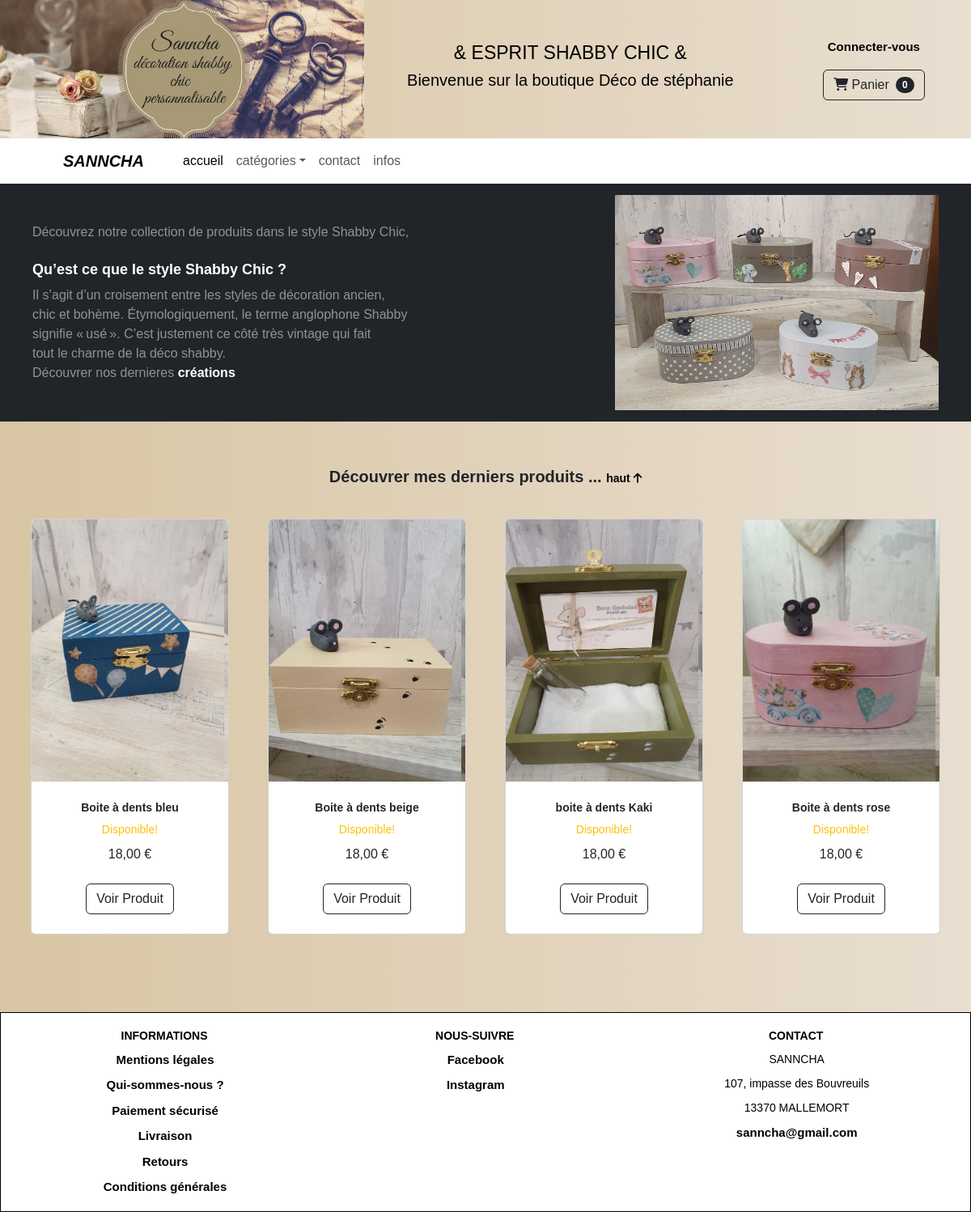
The page /store/ on the database as committed earlier.
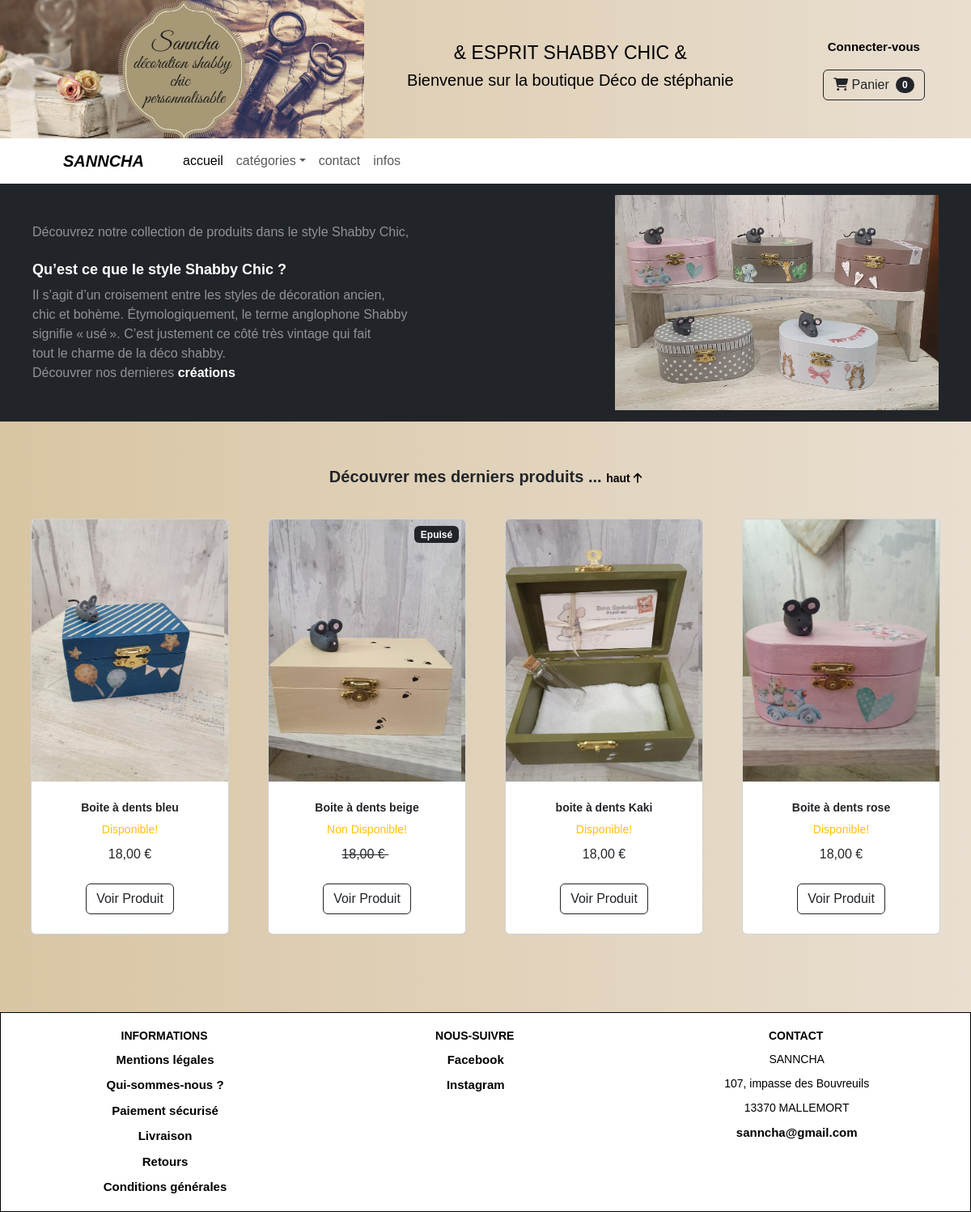
The same page on the database as committed later.
### product/models.py (models this page shows, shortened)
class Product(models.Model):
	category = models.ForeignKey(
			Category,
			related_name="products",
			on_delete=models.CASCADE,
	)
	name = models.CharField(max_length=150)
	slug = models.SlugField(max_length=150)
	image = models.ImageField(upload_to='uploads/product/', blank=True)
	description = models.CharField(max_length=250, default='', blank=True, null=True)
	price = models.DecimalField(default=0, decimal_places=2, max_digits=6)
	available = models.BooleanField(default=True)
	created = models.DateTimeField(auto_now_add=True)
	updated = models.DateTimeField(auto_now=True)
	quantity = models.IntegerField(default=0)
	max_width = 800

### store/views.py (the view)
# urls.py: path("", home, name="home"),
def home(request):
	products = Product.objects.all()[:4]
	for prod in products:
		print(prod.image)
	return render(request, 'store/home.html', {"products": products})

### cart/cart.py (called while the page is built)
	def __len__(self):
		return sum(item['quantity'] for item in self.cart.values())

### cart/context_processors.py (called while the page is built)
def cart(request):
	return {'cart': Cart(request)}

### store/templates/store/home.html (shortened to what this page needs)
{% extends 'base.html' %}
{% load static %}
{% block css %}
    <link rel="stylesheet"
          type="text/css"
          href="{% static 'css/style.css' %}">
{% endblock css %}
{% block content %}
        <div class="home-info">
            <header class="bg-dark py-1">
                <div class="container">
                    <div class="text-left" style="color: white;">
                        <p class="lead fw-normal text-white-50 mb-0" style="font-size: 16px;">Découvrez notre collection de produits dans le style Shabby Chic,</p><br/>
                        <h3>Qu’est ce que le style Shabby Chic ?</h3>
                        <p class="lead fw-normal text-white-50 mb-0" style="font-size: 16px;">Il s’agit d’un croisement entre les styles de décoration ancien,</p>
                        <p class="lead fw-normal text-white-50 mb-0" style="font-size: 16px;">chic et bohème. Étymologiquement, le terme anglophone Shabby</p>
                        <p class="lead fw-normal text-white-50 mb-0" style="font-size: 16px;">signifie « usé ». C’est justement ce côté très vintage qui fait</p>
                        <p class="lead fw-normal text-white-50 mb-0" style="font-size: 16px;">tout le charme de la déco shabby.</p>
                        <p class="lead fw-normal text-white-50 mb-0" style="font-size: 16px;">Découvrer nos dernieres <a href="#new-prod" style="color: white;">créations</a></p>
                    </div>
                    <div class="text-right text-white">
                        <img src="{% static 'assets/photo_index1.jpg' %}">
                    </div>
                </div>
            </header>
        </div>
        <div id="new-prod">
            <section class="py-5">
                <div class="container px-2 px-lg-2 mt-2">
                    <h2 style="text-align: center; font-weight: 600; margin-bottom: 40px;">
                        Découvrer mes derniers produits ...
                        <a href="#navbar" style="font-size: 14px;">  haut <i class="fa-solid fa-arrow-up"></i></a>
                    </h2>
                    <div class="row gx-4 gx-lg-5 row-cols-2 row-cols-md-3 row-cols-xl-4 justify-content-center">
                    {% for product in products %}
                        {% if not product.available %}
                        <div class="col mb-5">
                            <div class="card h-100">
                                <div class="badge bg-dark text-white position-absolute" style="top: 0.5rem; right: 0.5rem">Epuisé</div>
                                {% if product.image %}
                                    <img class="card-img-top" src="{{ product.image.url }}">
                                {% else %}
                                    <img class="card-img-top" src="{% static 'assets/no_image.png' %}" alt="">
                                {% endif %}
                                <div class="card-body p-4">
                                    <div class="text-center">
                                        <h5 class="fw-bolder">{{ product.name }}</h5>
                                        <div class="d-flex justify-content-center small text-warning mb-2">
                                            &nbsp;&nbsp;Non Disponible!&nbsp;&nbsp;
                                        </div>
                                        <strike>
                                        {{ product.price }} €
                                        </strike>
                                    </div>
                                </div>
                                <div class="card-footer p-4 pt-0 border-top-0 bg-transparent">
                                    <div class="text-center">
                                        <a class="btn btn-outline-dark mt-auto" href="{% url 'product' product.id  %}#product">Voir Produit</a>
                                    </div>
                                </div>
                            </div>
                        </div>
                        {% else %}
                    <div class="col mb-5">
                            <div class="card h-100">
                                {% if product.image %}
                                    <img class="card-img-top" src="{{ product.image.url }}">
                                {% else %}
                                    <img class="card-img-top" src="{% static 'assets/no_image.png' %}" alt="">
                                {% endif %}
                                <div class="card-body p-4">
                                    <div class="text-center">
                                        <h5 class="fw-bolder">{{ product.name }}</h5>
                                        <div class="d-flex justify-content-center small text-warning mb-2">
                                            &nbsp;&nbsp;Disponible!&nbsp;&nbsp;
                                        </div>
                                        {{ product.price }} €
                                    </div>
                                </div>
                                <div class="card-footer p-4 pt-0 border-top-0 bg-transparent">
                                    <div class="text-center"><a class="btn btn-outline-dark mt-auto" href="{% url 'product' product.id %}#product">Voir Produit</a></div>
                                </div>
                            </div>
                        </div>
                            {% endif %}
                        {% endfor %}
                </div>
            </section>
        </div>
{% endblock content %}

### store/templates/base.html (shortened to what this page needs)
{% load static %}
<!DOCTYPE html>
<html lang="fr">
<head>
  <link rel="stylesheet" href="https://cdnjs.cloudflare.com/ajax/libs/font-awesome/6.4.2/css/all.min.css"
 />
  <link href="https://cdn.jsdelivr.net/npm/bootstrap@5.3.2/dist/css/bootstrap.min.css" rel="stylesheet">
  {% block css %} {% endblock %}
</head>
<body>
  <header>{% include 'navbar.html' %}</header>
  <div id="content">
    {% block content %} {% endblock %}
  </div>
  {% include 'footer.html' %}
</body>
</html>

### store/templates/navbar.html (shortened to what this page needs)
{% load static %}
{% block css %}
    <link rel="stylesheet"
          type="text/css"
          href="{% static 'css/style.css' %}">
{% endblock css %}
<div id="navbar">
    <div class="group">
        <div class="left-section">
            <img src="{% static 'assets/logo.jpg' %}" alt="logo"></image>
        </div>
        <div class="center">
            <div class="text-center">
                <h1>& ESPRIT SHABBY CHIC &</h1>
                <h2>Bienvenue sur la boutique Déco de stéphanie</h2>
            </div>
        </div>
        <div class="right-section">
            <div class="user">
                {% if request.user.is_authenticated %}
                    <p>
                        Bonjour {{ request.user.first_name|default:request.user.username }},
                        <a href='{% url "logout" %}#navbar'>Deconnecter-vous</a>
                    </p>
                {% else %}
                    <p>
                        <a href='{% url "login" %}#nav'>Connecter-vous</a>
                    </p>
                {% endif %}
            </div>
            <form class="d-flex" style="margin-bottom: 20px;">
                <a href="{% url 'cart_detail' %}#nav" class="btn btn-outline-dark"><i class="fa-solid fa-cart-shopping"></i>
                                    Panier
                {% with total_qty=cart|length %}
                <span class="badge bg-dark text-white ms-1 rounded-pill" id="cart_quantity">
                    {% if total_qty > 0 %}
                        {{ total_qty }}
                    {% else %}
                        0
                    {% endif %}
                </span></a>
                {% endwith%}
            </form>
        </div>
    </div>
</div>
<div id="nav">
    <nav class="navbar navbar-expand-lg navbar-light bg-white">
        <div class="container px-4 px-lg-5">
            <a class="navbar-brand" href="{% url 'home' %}" style="font-style: oblique;">SANNCHA</a>
            <div class="collapse navbar-collapse" id="navbarSupportedContent">
                <ul class="navbar-nav me-auto mb-2 mb-lg-0 ms-lg-4">
                    <li class="nav-item"><a class="nav-link active" aria-current="page" href="{% url 'home' %}">accueil</a></li>
                    <li class="nav-item dropdown">
                        <a class="nav-link dropdown-toggle" id="navbarDropdown" href="#" role="button" data-bs-toggle="dropdown" aria-expanded="false">catégories</a>
                    </li>
                    <li class="nav-item"><a class="nav-link" href="{% url 'contact' %}#nav">contact</a></li>
                    <li class="nav-item"><a class="nav-link" href="">infos</a></li>
                </ul>
            </div>
        </div>
    </nav>
</div>

### store/templates/footer.html
{% load static %}
{% block css%}
<link rel="stylesheet" type="text/css" href="{% static 'css/style.css' %}">
{% endblock %}
<div id="pieds-formulaire">
  <div class="corps-form">
    <div class="group">
      <div class="text-group1">
        <h5>INFORMATIONS</h5>
          <ul class="footer-links">
              <li class="footer-link">
                  <a href="">Mentions légales</a>
              </li>
              <li class="footer-link">
                  <a href="">Qui-sommes-nous ?</a>
              </li>
              <li class="footer-link">
                  <a href="">Paiement sécurisé</a>
              </li>
              <li class="footer-link">
                  <a href="">Livraison</a>
              </li>
              <li class="footer-link">
                  <a href="">Retours</a>
              </li>
              <li class="footer-link">
                  <a href="">Conditions générales</a>
              </li>
          </ul>
      </div>
    </div>
    <div class="group">
      <div class="text-group2">
        <h5>NOUS-SUIVRE</h5>
        <ul class="footer-links">
          <li class="footer-link">
              <a href="">Facebook</a>
          </li>
          <li class="footer-link">
              <a href="">Instagram</a>
          </li>
      </ul>
      </div>
    </div>
    <div class="group">
      <div class="text-group3">
        <h5>CONTACT</h5>
        <ul class="footer-links">
          <li class="footer-link">
              SANNCHA
          </li>
          <li class="footer-link">
              107, impasse des Bouvreuils
          </li>
          <li class="footer-link">
              13370 MALLEMORT
          </li>
          <li class="footer-link">
              <a href="">sanncha@gmail.com</a>
          </li>
        </ul>
      </div>
    </div>
  </div>
</div>

### static_files/css/style.css (style rules this page uses)
* { padding: 0px; margin: 0px; font-family: Arial, Helvetica, sans-serif; }
body { background: linear-gradient(90deg, #d8c5a3, #e9ded0); padding: 0px; margin: 0px; }
h1 { font-size: 23px; }
h2 { font-size: 20px; }
h3 { font-size: 18px; font-weight: 600; }
h5 { font-size: 14px; font-weight: 600; }
a { text-decoration: none; color: black; font-weight: 600; position: relative; }
a::before { position: absolute; right: 0; left: 0; bottom: 0px; margin: auto; width: 0%; content: ''; color: transparent; background: black; height: 0px; transition: all 0.3sec; }
#navbar { padding: 0%; margin: 0%; color: black; }
#navbar .group { display: flex; width: 100%; flex-wrap: wrap; align-items: stretch; justify-content: space-between; }
#navbar .group .left-section { align-content: first baseline; margin: 0%; padding: 0%; min-width: min-content; max-width: max-content; }
#navbar .group .left-section img { display: block; max-width: 450px; min-width: 250px; }
#navbar .group .center { min-height: min-content; max-height: max-content; margin: 0px; padding: 0px; margin-right: auto; margin-left: auto; align-self: center; }
#navbar .group .center .text-center { text-align: center; }
#navbar .group .right-section { display: flex; flex-wrap: wrap; min-width: min-content; max-width: max-content; justify-content: space-around; height: auto; flex-direction: column; margin-left: auto; margin-right: auto; align-items: center; align-self: center; align-content: center; }
#navbar .group .right-section .user { min-width: min-content; max-width: max-content; height: max-content; padding: 20px 10px 0px 10px; font-size: 15px; }
#navbar .group .right-section .user a { font-size: 15px; }
#pieds-formulaire { width: 100%; color: rgb(0, 0, 0); text-align: center; height: min-content; margin-bottom: 0%; margin-top: 0%; background-size: cover; background-color: #ffffff; border: solid black 1px; }
#pieds-formulaire .corps-form { display: flex; flex-wrap: wrap; justify-content:space-between; align-items: stretch; margin: 0%; padding: 0%; }
#pieds-formulaire .corps-form .group { text-align: center; margin-top: 20px; margin-bottom: 0px; justify-content: center; margin-left: auto; margin-right: auto; }
#pieds-formulaire .corps-form .group .text-group1 { cursor: pointer; min-width: min-content; max-width: max-content; text-align: center; }
#pieds-formulaire .corps-form .group .text-group2 { text-align: center; cursor: pointer; min-width: min-content; max-width: max-content; padding: 0px 20px 10px 20px; }
#pieds-formulaire .corps-form .group .text-group3 { min-width: min-content; max-width: max-content; text-align: center; }
#pieds-formulaire .corps-form .group .footer-link { list-style: none; cursor: pointer; font-size: 14px; padding: 2px; font-weight: 400; margin-top: 5px; margin-bottom: 0px; text-decoration: none; position: relative; left: -15px; }
#pieds-formulaire .corps-form .group .footer-link a { text-decoration: none; color: rgb(0, 0, 0); font-weight: 600; font-size: 15px; position: relative; }
.home-info { width: 100%; margin-top: 0px; margin-bottom: 0px; }
.home-info .container { width: 95%; display: flex; flex-wrap: wrap; padding: 10px; justify-content: space-between; }
.home-info .container .text-left { align-self: center; }
.home-info .container .text-right { text-align: center; }
.home-info .container .text-right img { display: block; max-width: 400px; min-width: 250px; }

Rows that differ between the two databases and show on the page:
changed Product "Boite à dents beige": image: picture added; image: picture removed; available "Disponible!" → "Epuisé Non Disponible!"
